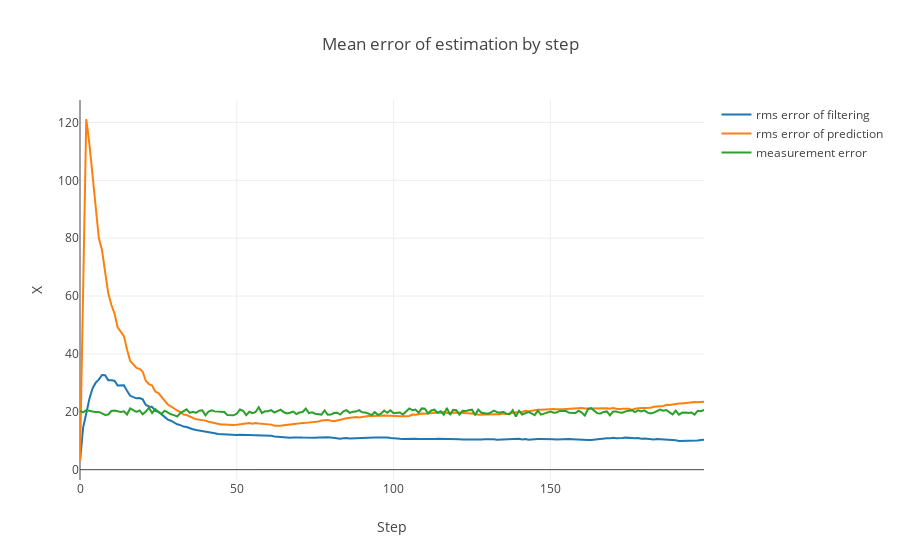

Notebook code for this chart:
### Code cell
data = [
    go.Scatter(
        y=rms_f_error,
        name='rms error of filtering'
    ),
    go.Scatter(
        y=rms_X7_error,
        name='rms error of prediction'
    ),
    go.Scatter(
        y=true_error,
        name='measurement error'
    ),
]

layout= go.Layout(
    title= 'Mean error of estimation by step',
    xaxis= dict(
        title= 'Step',
    ),
    yaxis=dict(
        title= 'X',
    ),
    showlegend= True
)
fig= go.Figure(data=data, layout=layout)
iplot(fig)

### Figure 1 — Plotly figure (JSON) as saved in the notebook; plotly's stock layout.template omitted (floating-point values rounded to 4 significant figures; data arrays with more than 128 entries replaced by an {"elided": "..."} marker saying what was removed)
{"data": [{"name": "rms error of filtering", "type": "scatter", "uid": "9b19c848-d066-11e8-bb2c-b870f4b4aa68", "y": {"elided": "200 float values"}}, {"name": "rms error of prediction", "type": "scatter", "uid": "9b19c849-d066-11e8-89a8-b870f4b4aa68", "y": {"elided": "200 float values"}}, {"name": "measurement error", "type": "scatter", "uid": "9b19c84a-d066-11e8-894e-b870f4b4aa68", "y": {"elided": "200 float values"}}], "layout": {"showlegend": true, "title": "Mean error of estimation by step", "xaxis": {"title": "Step"}, "yaxis": {"title": "X"}}}
